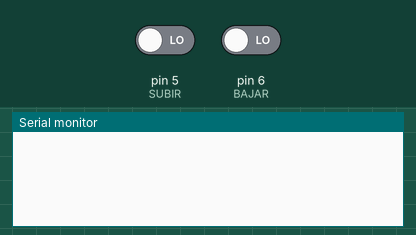
This sketch was run on a simulated Arduino Uno, built with avr-gcc and run on an emulated ATmega328P. Shown: the last lines printed to the serial monitor. Inputs (shaded band) come from the test bench; at power-on: pin 5 (SUBIR) LOW, pin 6 (BAJAR) LOW.

Above: at 1.2 s.
1.3 s: pin 5 (SUBIR) driven HIGH
At 1.51 s:
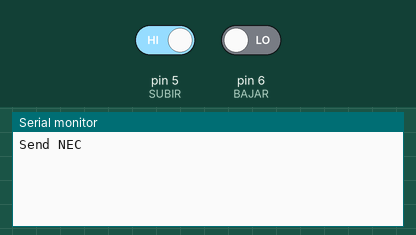
3.3 s: pin 5 (SUBIR) driven LOW and pin 6 (BAJAR) driven HIGH
At 3.52 s:
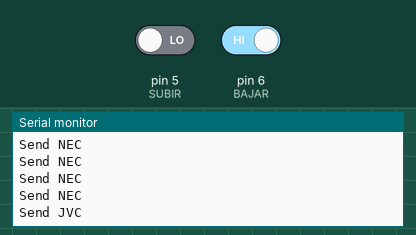

Measured:
- after the input at 1.3 s, the serial monitor: prints a new line after 0.07 s (image 1)
- after the input at 3.3 s, the serial monitor: prints a new line after 0.09 s (image 2)

The sketch:

MandoDistancia.ino
```cpp
unsigned int down[]={7482,8850,-4450,550,-1700,550,-550,500,-600,550,-550,600,-550,500,-600,550,-550,550,-550,500,-650,500,-1700,500,-1700,550,-1700,500,-1700,500,-1700,550,-1700,500,-1700,500,-600,550,-550,600,-550,500,-1700,550,-550,500,-650,500,-1700,500,-600,500,-1700,550,-1700,550,-1650,550,-550,550,-1700,500,-1700,500,-650,500,-1700,500};

/* LED should be on PIN 3 */

#include <IRremote.h>

IRsend irsend;
int SUBIR=5;
int BAJAR=6;

void setup(){
  Serial.begin(9600);
  pinMode(SUBIR,INPUT);
  pinMode(BAJAR,INPUT);
}

void loop(){
  int subir=digitalRead(SUBIR);
  int bajar=digitalRead(BAJAR);

  if(subir == HIGH)
  {
    irsend.sendNEC(0x807F22DD,32);
    Serial.println("Send NEC");
    delay(100);
  }else if(bajar == HIGH){
    //irsend.sendRaw(down,16,2);
    irsend.sendNEC(0x807F12ED,32);
    Serial.println("Send JVC");
    delay(100);
  }
}
```
